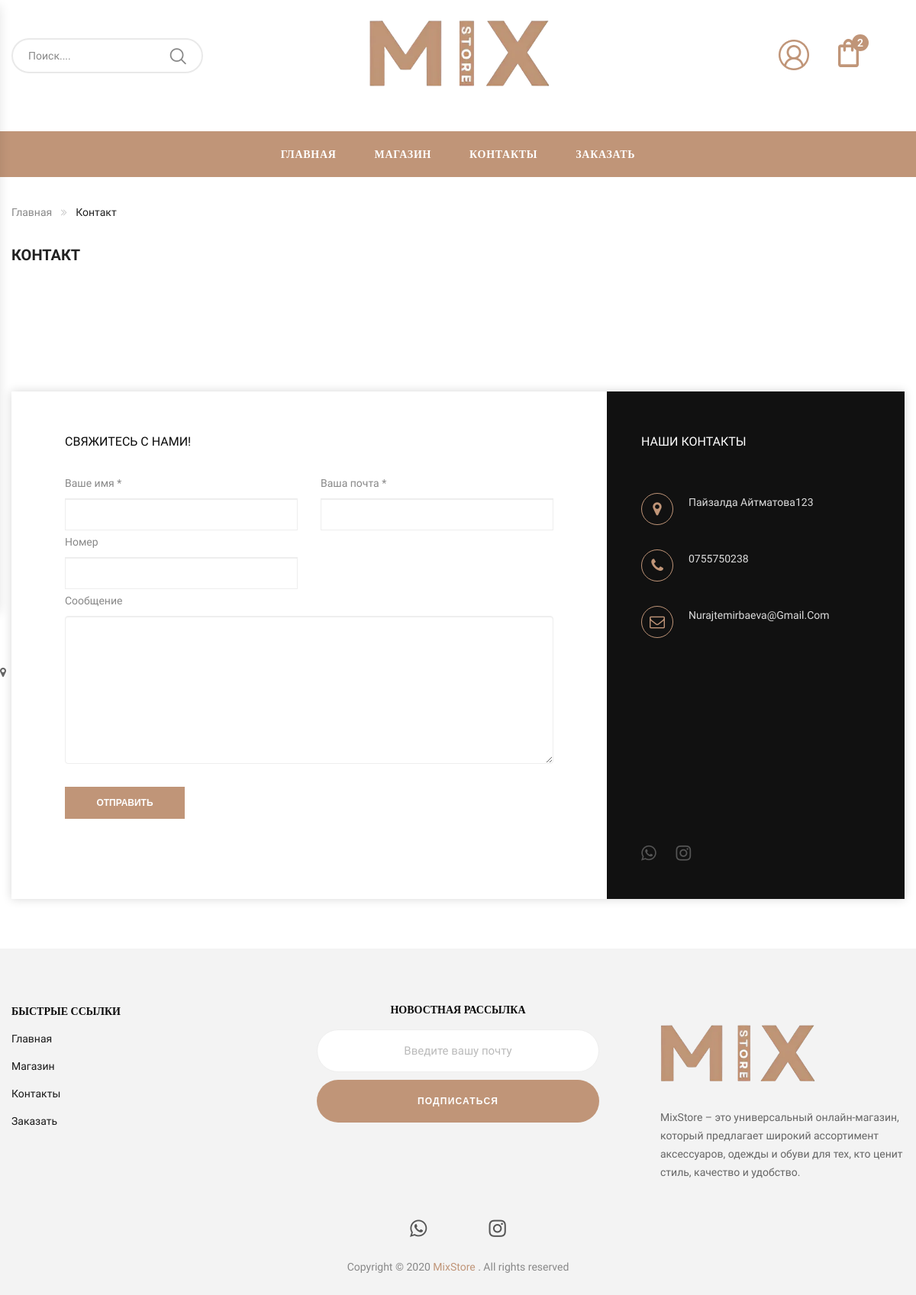
Page /contact/ on the committed database.
### apps/settings/models.py (models this page shows, shortened)
class Setting(models.Model):
    title = models.CharField(
        max_length=100,
        verbose_name="Название сайта"
    )
    description = models.TextField(
        max_length=400,
        verbose_name="Описание",
        blank=True, null=True
    )
    logo = models.ImageField(
        upload_to='logo/',
        verbose_name="Логотип",
        blank=True, null=True
    )
    mobile_logo = models.ImageField(
        upload_to='logo/',
        verbose_name="Логотип для телефона",
        blank=True, null=True
    )
    email = models.EmailField(
        verbose_name="Почта",
        blank=True, null=True
    )
    phone = models.CharField(
        max_length=100,
        verbose_name="Номер телефона",
        blank=True, null=True
    )
    schedule = models.CharField(
        max_length = 250,
        verbose_name = 'График работы',
        blank=True, null=True
    )
    address = models.CharField(
        max_length=300,
        verbose_name="Адрес",
        blank=True, null=True
    )
    instagram = models.URLField(
        verbose_name="Instagram",
        blank=True, null=True
    )
    whatsapp = models.URLField(
        verbose_name="WhatsApp",
        blank=True,
        null=True
    )
    class Meta:
        verbose_name = "Настройка"
        verbose_name_plural = "Настройки"

### apps/settings/views.py (the view, shortened to what this page needs)
# urls.py: path('contact/', contact, name='contact')
def contact(request):
    setting = Setting.objects.latest('id')
    slider = Slider.objects.all()
    service = Service.objects.latest('id')
    cart_items = CartItem.objects.all()
    cart_items_count = cart_items.count()
    categories = Category.objects.all()
    team = Team.objects.all()
    return render(request, 'base/contact.html', locals())

### templates/base/contact.html (shortened to what this page needs)
{% extends 'include/homepage.html' %}
{% load static %}
{% block content %}
{% include 'include/header.html' %}
<div class="main-content main-content-contact">
    <div class="container">
        <div class="row">
            <div class="col-lg-12">
                <div class="breadcrumb-trail breadcrumbs">
                    <ul class="trail-items breadcrumb">
                        <li class="trail-item trail-begin">
                            <a href="{% url 'index' %}">Главная</a>
                        </li>
                        <li class="trail-item trail-end active">
                            Контакт
                        </li>
                    </ul>
                </div>
            </div>
        </div>
        <div class="row">
            <div class="content-area content-contact col-lg-12 col-md-12 col-sm-12 col-xs-12">
                <div class="site-main">
                    <h3 class="custom_blog_title">Контакт</h3>
                </div>
            </div>
        </div>
    </div>
    <div class="page-main-content">
        <div class="google-map">
            <div class="ysera-google-maps" id="ysera-google-maps" data-hue="" data-lightness="1" data-map-style="2"
                 data-saturation="-99" data-longitude="-73.985130" data-latitude="40.758896" data-pin-icon=""
                 data-zoom="14" data-map-type="ROADMAP"></div>
            <span class="fa fa-map-marker"></span>
        </div>
        <div class="container">
            <div class="row">
                <div class="col-sm-12">
                    <div class="form-contact">
                        <div class="col-lg-8 no-padding">
                            <div class="form-message">
                                <h2 class="title">
                                    Свяжитесь с нами!
                                </h2>
                                <form method="POST" class="ysera-contact-fom">
                                    <div class="row">
                                        <div class="col-sm-6">
                                            <p>
                                                <span class="form-label">Ваше имя *</span>
                                                <span class="form-control-wrap your-name">
														<input type="text" name="name" size="40"
                                                               class="form-control form-control-name">
													</span>
                                            </p>
                                        </div>
                                        <div class="col-sm-6">
                                            <p>
													<span class="form-label">
														Ваша почта *
													</span>
                                                <span class="form-control-wrap your-email">
														<input  type="email" name="email" size="40"
                                                               class="form-control form-control-email">
													</span>
                                            </p>
                                        </div>
                                    </div>
                                    <div class="row">
                                        <div class="col-sm-6">
                                            <p>
                                                <span class="form-label">Номер</span>
                                                <span class="form-control-wrap your-phone">
														<input  type="text" name="phone"
                                                               class="form-control form-control-phone">
													</span>
                                            </p>
                                        </div>
                                    </div>
                                    <p>
											<span class="form-label">
												Сообщение
											</span>
                                        <span class="wpcf7-form-control-wrap your-message">
												<textarea title="your-message" name="message" cols="40" rows="9"
                                                          class="form-control your-textarea"></textarea>
											</span>
                                    </p>
                                    <p>
                                        <input type="submit" name="contact_form" value="Отправить"
                                               class="form-control-submit button-submit">
                                    </p>
                                </form>
                            </div>
                        </div>
                        <div class="col-lg-4 no-padding">
                            <div class="form-contact-information">
                                <form action="#" class="ysera-contact-info">
                                    <h2 class="title">
                                        Наши контакты
                                    </h2>
                                    <div class="info">
                                        <div class="item address">
												<span class="icon">
												</span>
                                            <span class="text">
													{{setting.address}}
												</span>
                                        </div>
                                        <div class="item phone">
												<span class="icon">
												</span>
                                            <span class="text">
													{{setting.phone}}
												</span>
                                        </div>
                                        <div class="item email">
												<span class="icon">
												</span>
                                            <span class="text">
													{{setting.email}}
												</span>
                                        </div>
                                    </div>
                                    <div class="socials">
                                        {% if setting.whatsapp %}
                                        <a href="{{setting.whatsapp}}" class="social-item" target="_blank">
                                            <span class="icon fa fa-whatsapp"></span>
                                        </a>
                                        {% endif %}
                                        {% if setting.instagram %}
                                        <a href="{{setting.instagram}}" class="social-item" target="_blank">
												<span class="icon fa fa-instagram">
												</span>
                                        </a>
                                        {% endif %}
                                    </div>
                                </form>
                            </div>
                        </div>
                    </div>
                </div>
            </div>
        </div>
    </div>
</div>
{% include 'include/footer.html' %}
{% endblock %}

### templates/include/header.html (shortened to what this page needs)
{% load static %}
<header class="header style2">
    <div class="container">
        <div class="main-header">
            <div class="row">
                <div class="col-lg-4 col-sm-6 col-md-4 col-xs-7 col-ts-12 header-element">
                    <div class="block-search-block">
                        <form class="form-search" action="{% url 'search' %}" method="get" id="searchForm">
                            <div class="form-content">
                                <div class="inner" style="border-radius: 100px;" >
                                    <input type="text" class="input" name="s" id="searchInput" placeholder="Поиск...." style="border-radius: 100px;">
                                    <button class="btn-search" type="submit">
                                        <span class="icon-search"></span>
                                    </button>
                                </div>
                            </div>
                        </form>
                    </div>
                </div>
                <div class="col-lg-4 col-sm-6 col-md-4 col-xs-5 col-ts-12">
                    <div class="logo">
                        <a href="{% url 'index' %}">
                            <img src="{{setting.logo.url}}" alt="logo" style="width: 350px;" height="350px">
                        </a>
                    </div>
                </div>
                <div class="col-lg-4 col-sm-12 col-md-4 col-xs-12 col-ts-12">
                    <div class="header-control">
                        <div class="dropdown">
                                <img src="{% static 'assets/images/icon/codicon_account.png' %}" alt="">
                        </div>
                        <div class="block-minicart ysera-mini-cart block-header">
                            <a href="{% url 'cart' %}" class="shopcart-icon">
                                <img src="{% static 'assets/images/Vector.png' %}" alt="">
                                <span class="count">{{ cart_items_count }}</span>
                            </a>
                        </div>
                    </div>
                </div>
            </div>
        </div>
    </div>
    <div class="header-nav-container">
        <div class="container">
            <div class="header-nav-wapper main-menu-wapper">
                <div class="header-nav">
                    <div class="container-wapper">
                        <ul class="ysera-clone-mobile-menu ysera-nav main-menu " id="menu-main-menu">
                            <li class="menu-item  menu-item">
                                <a href="{% url 'index' %}" class="ysera-menu-item-title" title="Главная">Главная</a>
                            </li>
                            <li class="menu-item menu-item">
                                <a href="{% url 'product_index' %}" class="ysera-menu-item-title" title="Магазин">Магазин</a>
                            </li>
                            <li class="menu-item  menu-item">
                                <a href="{% url 'contact' %}" class="ysera-menu-item-title"
                                   title="Контакты">Контакты</a>
                            </li>
                            <li class="menu-item">
                                <a href="{% url 'checkout' %}" class="ysera-menu-item-title" title="Заказать">Заказать</a>
                            </li>
                        </ul>
                    </div>
                </div>
            </div>
        </div>
    </div>
</header>

### templates/include/footer.html (shortened to what this page needs)
{% load static %}
<footer class="footer style7">
    <div class="container">
        <div class="container-wapper">
            <div class="row">
                <div class="box-footer col-xs-12 col-sm-4 col-md-4 col-lg-4">
                    <div class="ysera-custommenu default">
                        <h2 class="widgettitle">Быстрые ссылки</h2>
                        <ul class="menu">
                            <li class="menu-item">
                                <a href="{% url 'index' %}">Главная</a>
                            </li>
                            <li class="menu-item">
                                <a href="{% url 'product_index' %}">Магазин</a>
                            </li>
                            <li class="menu-item">
                                <a href="{% url 'contact' %}">Контакты</a>
                            </li>
                            <li class="menu-item">
                                <a href="{% url 'checkout' %}">Заказать</a>
                            </li>
                        </ul>
                    </div>
                </div>
                <div class="box-footer col-xs-12 col-sm-4 col-md-4 col-lg-4 hidden-xs">
                    <div class="ysera-newsletter style1">
                        <div class="newsletter-head">
                            <h3 class="title">Новостная рассылка</h3>
                        </div>
                        <div class="newsletter-form-wrap">
                            <form method="POST">
                                <input type="email" name="email" class="input-text email email-newsletter" placeholder="Введите вашу почту" required>
                                <button type="submit" name="email_send" class="button btn-submit submit-newsletter">Подписаться</button>
                            </form>
                        </div>
                    </div>
                </div>
                <div class="box-footer col-xs-12 col-sm-4 col-md-4 col-lg-4">
                    <div class="ysera-custommenu default">
                        <a href="{% url 'index' %}">
                            <img src="{{setting.logo.url}}" alt="" style="width: 300px;" height="300px">
                        </a>
                        <p>{{setting.description}}</p>
                    </div>
                </div>
            </div>
            <div class="footer-end">
                <div class="row">
                    <div class="col-sm-12 col-xs-12">
                        <div class="ysera-socials">
                            <ul class="socials">
                                <li>
                                    {% if setting.whatsapp %}
                                        <a href="{{setting.whatsapp}}" class="social-item" target="_blank">
                                            <span class="icon fa fa-whatsapp"></span>
                                        </a>
                                    {% endif %}
                                </li>
                                <li>
                                    {% if setting.instagram %}
                                        <a href="{{setting.instagram}}" class="social-item" target="_blank">
												<span class="icon fa fa-instagram">
												</span>
                                        </a>
                                    {% endif %}
                                </li>
                            </ul>
                        </div>
                        <div class="coppyright">
                            Copyright © 2020
                            <a href="#">MixStore</a>
                            . All rights reserved
                        </div>
                    </div>
                </div>
            </div>
        </div>
    </div>
</footer>

### rows in the picture
Setting: logo (picture), address "Пайзалда Айтматова123", phone "0755750238", email "Nurajtemirbaeva@gmail.com", description "MixStore – это универсальный онлайн-магазин, который предлагает широкий ассортимент аксессуаров, одежды и обуви для тех, кто ценит стиль, качество и удобство."

### other values in the picture
{{ cart_items_count }} "2"
